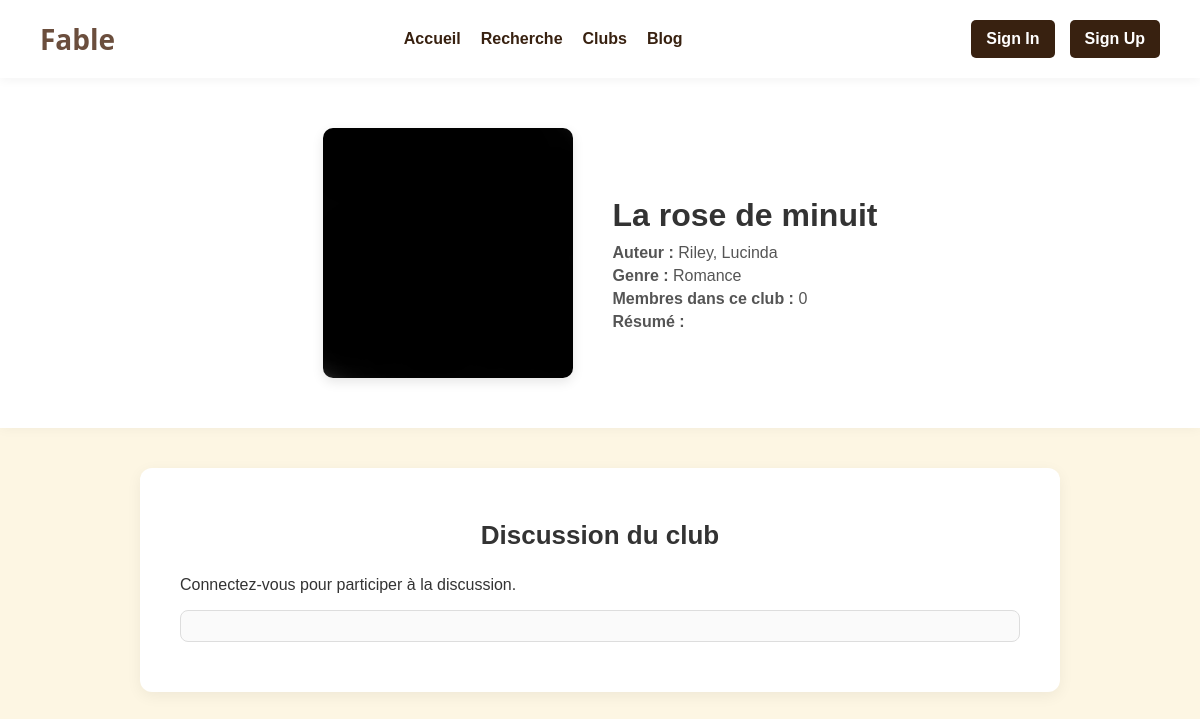
/club_livre.php?id=13, run on the app's committed database.
### tables this page shows
CREATE TABLE IF NOT EXISTS livres (
    id INT AUTO_INCREMENT PRIMARY KEY,
    title VARCHAR(255) NOT NULL,
    auteur VARCHAR(255) NOT NULL,
    editeur VARCHAR(255) NOT NULL,
    date DATE,
    langue VARCHAR(255) NOT NULL,
    genre VARCHAR(255) NOT NULL,
    image_url VARCHAR(255) DEFAULT 'images/defaut.jpg',
    description TEXT
);

### club_livre.php (the view, shortened to what this page needs)
<?php
$pdo = new PDO("mysql:host=localhost;dbname=fable_db;charset=utf8", "root", "");
$livre_id = isset($_GET['id']) ? intval($_GET['id']) : 0;
$stmtLivre = $pdo->prepare("SELECT * FROM livres WHERE id = ?");
$stmtLivre->execute([$livre_id]);
$livre = $stmtLivre->fetch();
$stmtMembres = $pdo->prepare("SELECT COUNT(*) AS total FROM bookclub_members WHERE livre_id = ?");
$stmtMembres->execute([$livre_id]);
$total_membres = $stmtMembres->fetchColumn();
?>
<!DOCTYPE html>
<html lang="fr">
<head>
    <link rel="stylesheet" href="styles.css">
</head>
<body>
    <?php include 'header.php'; ?>
    <main>
        <section class="book-details">
            <img src="<?= $livre['image_url'] ?: 'images/default-book-cover.jpg' ?>" alt="<?= htmlspecialchars($livre['title']) ?>">
            <div>
                <h1><?= htmlspecialchars($livre['title']) ?></h1>
                <p><strong>Auteur :</strong> <?= htmlspecialchars($livre['auteur']) ?></p>
                <p><strong>Genre :</strong> <?= htmlspecialchars($livre['genre']) ?></p>
                <p><strong>Membres dans ce club :</strong> <?= $total_membres ?></p>
                <p><strong>Résumé :</strong> <?= nl2br(htmlspecialchars($livre['resume'])) ?></p>
            </div>
        </section>
        <section class="chat-club">
            <h2>Discussion du club</h2>
            <?php if (isset($_SESSION['user_id'])): ?>
                <form action="chat_club.php" method="POST">
                    <input type="hidden" name="livre_id" value="<?= $livre_id ?>">
                    <textarea name="message" rows="3" placeholder="Votre message..." required></textarea>
                    <button type="submit">Envoyer</button>
                </form>
            <?php else: ?>
                <p>Connectez-vous pour participer à la discussion.</p>
            <?php endif; ?>
            <div class="messages">
            </div>
        </section>
    </main>
</body>
</html>

### styles.css (style rules this page uses)
body { font-family: Arial, sans-serif; margin: 0; padding: 0; background-color: #fdf6e3; color: #333; }

### club_livre.php (style rules this page uses)
body { font-family: 'Segoe UI', Tahoma, Geneva, Verdana, sans-serif; margin: 0; background-color: #f4f2ef; }
.book-details { display: flex; align-items: center; justify-content: center; gap: 40px; background: #fff; padding: 50px; box-shadow: 0 0 12px rgba(0,0,0,0.05); }
.book-details img { width: 250px; height: auto; border-radius: 10px; box-shadow: 0 4px 12px rgba(0,0,0,0.1); }
.book-details div { max-width: 600px; }
.book-details h1 { font-size: 32px; margin-bottom: 10px; }
.book-details p { margin: 5px 0; font-size: 16px; color: #555; }
.chat-club { background-color: #fff; padding: 30px 40px; border-radius: 12px; width: 70%; margin: 40px auto; box-shadow: 0 4px 15px rgba(0, 0, 0, 0.06); }
.chat-club h2 { text-align: center; font-size: 26px; margin-bottom: 25px; }
.messages { max-height: 300px; overflow-y: auto; border: 1px solid #ddd; padding: 15px; border-radius: 8px; background: #fafafa; margin-bottom: 20px; display: flex; flex-direction: column-reverse; gap: 12px; }

### data on the page
livres: image_url (picture), title "La rose de minuit", auteur "Riley, Lucinda", genre "Romance"

### other printed values
$total_membres "0"
